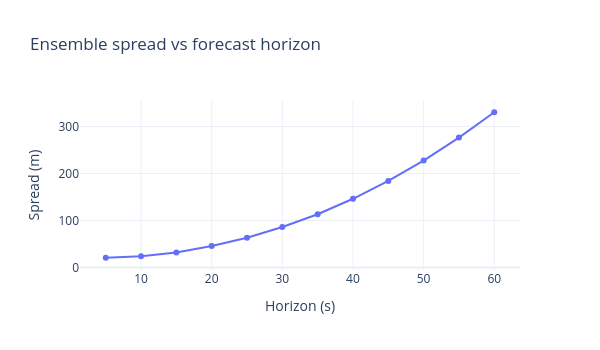

Source (notebook cell):
### Markdown cell above
## Error vs horizon

### Code cell
# Spread over horizon
horizons_s = np.arange(1, spread.shape[1]+1) * 5
mean_spread = spread.mean(axis=0)

fig = go.Figure()
fig.add_trace(go.Scatter(x=horizons_s, y=mean_spread, mode="lines+markers",
                         name="Mean spread", line=dict(width=2)))
fig.update_layout(title="Ensemble spread vs forecast horizon",
                  xaxis_title="Horizon (s)", yaxis_title="Spread (m)",
                  height=350, width=600, template="plotly_white")
fig.show()

### Figure 1 — Plotly figure (JSON) as saved in the notebook; plotly's stock layout.template omitted (floating-point values rounded to 4 significant figures)
{"data": [{"line": {"width": 2}, "mode": "lines+markers", "name": "Mean spread", "type": "scatter", "x": [5, 10, 15, 20, 25, 30, 35, 40, 45, 50, 55, 60], "y": [20.63, 23.78, 31.85, 45.48, 63.21, 86.08, 113.3, 146.2, 184.1, 227.6, 276.4, 330.4]}], "layout": {"height": 350, "title": {"text": "Ensemble spread vs forecast horizon"}, "width": 600, "xaxis": {"title": {"text": "Horizon (s)"}}, "yaxis": {"title": {"text": "Spread (m)"}}}}
